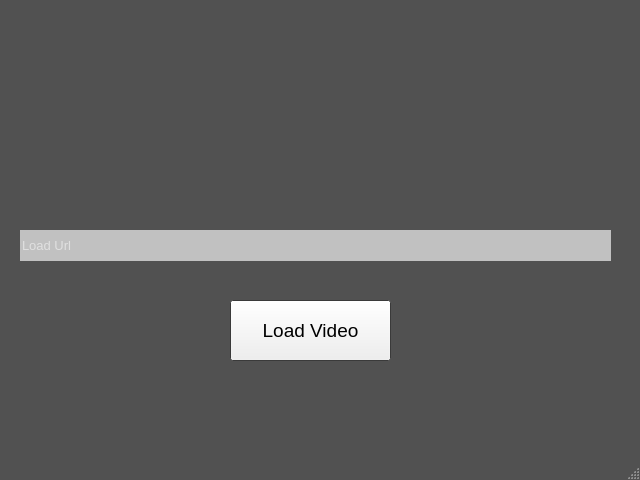
<?xml version="1.0" encoding="UTF-8"?>
<ui version="4.0">
 <class>ScreenLoad</class>
 <widget class="QMainWindow" name="ScreenLoad">
  <property name="enabled">
   <bool>true</bool>
  </property>
  <property name="sizePolicy">
   <sizepolicy hsizetype="Preferred" vsizetype="Preferred">
    <horstretch>0</horstretch>
    <verstretch>0</verstretch>
   </sizepolicy>
  </property>
  <property name="minimumSize">
   <size>
    <width>640</width>
    <height>480</height>
   </size>
  </property>
  <property name="maximumSize">
   <size>
    <width>640</width>
    <height>480</height>
   </size>
  </property>
  <property name="palette">
   <palette>
    <active>
     <colorrole role="Base">
      <brush brushstyle="SolidPattern">
       <color alpha="255">
        <red>255</red>
        <green>255</green>
        <blue>255</blue>
       </color>
      </brush>
     </colorrole>
     <colorrole role="Window">
      <brush brushstyle="SolidPattern">
       <color alpha="255">
        <red>81</red>
        <green>81</green>
        <blue>81</blue>
       </color>
      </brush>
     </colorrole>
    </active>
    <inactive>
     <colorrole role="Base">
      <brush brushstyle="SolidPattern">
       <color alpha="255">
        <red>255</red>
        <green>255</green>
        <blue>255</blue>
       </color>
      </brush>
     </colorrole>
     <colorrole role="Window">
      <brush brushstyle="SolidPattern">
       <color alpha="255">
        <red>81</red>
        <green>81</green>
        <blue>81</blue>
       </color>
      </brush>
     </colorrole>
    </inactive>
    <disabled>
     <colorrole role="Base">
      <brush brushstyle="SolidPattern">
       <color alpha="255">
        <red>81</red>
        <green>81</green>
        <blue>81</blue>
       </color>
      </brush>
     </colorrole>
     <colorrole role="Window">
      <brush brushstyle="SolidPattern">
       <color alpha="255">
        <red>81</red>
        <green>81</green>
        <blue>81</blue>
       </color>
      </brush>
     </colorrole>
    </disabled>
   </palette>
  </property>
  <property name="windowTitle">
   <string>DownloadYT</string>
  </property>
  <property name="animated">
   <bool>false</bool>
  </property>
  <widget class="QWidget" name="centralwidget">
   <property name="enabled">
    <bool>true</bool>
   </property>
   <widget class="QLabel" name="logo">
    <property name="enabled">
     <bool>true</bool>
    </property>
    <property name="geometry">
     <rect>
      <x>120</x>
      <y>30</y>
      <width>371</width>
      <height>101</height>
     </rect>
    </property>
    <property name="sizePolicy">
     <sizepolicy hsizetype="Fixed" vsizetype="Fixed">
      <horstretch>0</horstretch>
      <verstretch>0</verstretch>
     </sizepolicy>
    </property>
    <property name="sizeIncrement">
     <size>
      <width>2</width>
      <height>0</height>
     </size>
    </property>
    <property name="tabletTracking">
     <bool>false</bool>
    </property>
    <property name="frameShape">
     <enum>QFrame::NoFrame</enum>
    </property>
    <property name="text">
     <string/>
    </property>
    <property name="pixmap">
     <pixmap>../../../Pulpit/Logo.png</pixmap>
    </property>
    <property name="scaledContents">
     <bool>true</bool>
    </property>
    <property name="alignment">
     <set>Qt::AlignHCenter|Qt::AlignTop</set>
    </property>
    <property name="margin">
     <number>1</number>
    </property>
   </widget>
   <widget class="QLineEdit" name="lineEdit">
    <property name="geometry">
     <rect>
      <x>20</x>
      <y>230</y>
      <width>591</width>
      <height>31</height>
     </rect>
    </property>
    <property name="palette">
     <palette>
      <active>
       <colorrole role="WindowText">
        <brush brushstyle="SolidPattern">
         <color alpha="255">
          <red>0</red>
          <green>0</green>
          <blue>0</blue>
         </color>
        </brush>
       </colorrole>
       <colorrole role="Button">
        <brush brushstyle="SolidPattern">
         <color alpha="255">
          <red>200</red>
          <green>200</green>
          <blue>200</blue>
         </color>
        </brush>
       </colorrole>
       <colorrole role="Light">
        <brush brushstyle="SolidPattern">
         <color alpha="255">
          <red>197</red>
          <green>255</green>
          <blue>251</blue>
         </color>
        </brush>
       </colorrole>
       <colorrole role="Midlight">
        <brush brushstyle="SolidPattern">
         <color alpha="255">
          <red>227</red>
          <green>227</green>
          <blue>227</blue>
         </color>
        </brush>
       </colorrole>
       <colorrole role="Dark">
        <brush brushstyle="SolidPattern">
         <color alpha="255">
          <red>100</red>
          <green>100</green>
          <blue>100</blue>
         </color>
        </brush>
       </colorrole>
       <colorrole role="Mid">
        <brush brushstyle="SolidPattern">
         <color alpha="255">
          <red>133</red>
          <green>133</green>
          <blue>133</blue>
         </color>
        </brush>
       </colorrole>
       <colorrole role="Text">
        <brush brushstyle="SolidPattern">
         <color alpha="255">
          <red>0</red>
          <green>0</green>
          <blue>0</blue>
         </color>
        </brush>
       </colorrole>
       <colorrole role="BrightText">
        <brush brushstyle="SolidPattern">
         <color alpha="255">
          <red>255</red>
          <green>255</green>
          <blue>255</blue>
         </color>
        </brush>
       </colorrole>
       <colorrole role="ButtonText">
        <brush brushstyle="SolidPattern">
         <color alpha="255">
          <red>0</red>
          <green>0</green>
          <blue>0</blue>
         </color>
        </brush>
       </colorrole>
       <colorrole role="Base">
        <brush brushstyle="SolidPattern">
         <color alpha="255">
          <red>193</red>
          <green>193</green>
          <blue>193</blue>
         </color>
        </brush>
       </colorrole>
       <colorrole role="Window">
        <brush brushstyle="SolidPattern">
         <color alpha="255">
          <red>200</red>
          <green>200</green>
          <blue>200</blue>
         </color>
        </brush>
       </colorrole>
       <colorrole role="Shadow">
        <brush brushstyle="SolidPattern">
         <color alpha="255">
          <red>0</red>
          <green>0</green>
          <blue>0</blue>
         </color>
        </brush>
       </colorrole>
       <colorrole role="AlternateBase">
        <brush brushstyle="SolidPattern">
         <color alpha="255">
          <red>227</red>
          <green>227</green>
          <blue>227</blue>
         </color>
        </brush>
       </colorrole>
       <colorrole role="ToolTipBase">
        <brush brushstyle="SolidPattern">
         <color alpha="255">
          <red>255</red>
          <green>255</green>
          <blue>220</blue>
         </color>
        </brush>
       </colorrole>
       <colorrole role="ToolTipText">
        <brush brushstyle="SolidPattern">
         <color alpha="255">
          <red>0</red>
          <green>0</green>
          <blue>0</blue>
         </color>
        </brush>
       </colorrole>
       <colorrole role="PlaceholderText">
        <brush brushstyle="SolidPattern">
         <color alpha="128">
          <red>255</red>
          <green>255</green>
          <blue>255</blue>
         </color>
        </brush>
       </colorrole>
      </active>
      <inactive>
       <colorrole role="WindowText">
        <brush brushstyle="SolidPattern">
         <color alpha="255">
          <red>0</red>
          <green>0</green>
          <blue>0</blue>
         </color>
        </brush>
       </colorrole>
       <colorrole role="Button">
        <brush brushstyle="SolidPattern">
         <color alpha="255">
          <red>200</red>
          <green>200</green>
          <blue>200</blue>
         </color>
        </brush>
       </colorrole>
       <colorrole role="Light">
        <brush brushstyle="SolidPattern">
         <color alpha="255">
          <red>197</red>
          <green>255</green>
          <blue>251</blue>
         </color>
        </brush>
       </colorrole>
       <colorrole role="Midlight">
        <brush brushstyle="SolidPattern">
         <color alpha="255">
          <red>227</red>
          <green>227</green>
          <blue>227</blue>
         </color>
        </brush>
       </colorrole>
       <colorrole role="Dark">
        <brush brushstyle="SolidPattern">
         <color alpha="255">
          <red>100</red>
          <green>100</green>
          <blue>100</blue>
         </color>
        </brush>
       </colorrole>
       <colorrole role="Mid">
        <brush brushstyle="SolidPattern">
         <color alpha="255">
          <red>133</red>
          <green>133</green>
          <blue>133</blue>
         </color>
        </brush>
       </colorrole>
       <colorrole role="Text">
        <brush brushstyle="SolidPattern">
         <color alpha="255">
          <red>0</red>
          <green>0</green>
          <blue>0</blue>
         </color>
        </brush>
       </colorrole>
       <colorrole role="BrightText">
        <brush brushstyle="SolidPattern">
         <color alpha="255">
          <red>255</red>
          <green>255</green>
          <blue>255</blue>
         </color>
        </brush>
       </colorrole>
       <colorrole role="ButtonText">
        <brush brushstyle="SolidPattern">
         <color alpha="255">
          <red>0</red>
          <green>0</green>
          <blue>0</blue>
         </color>
        </brush>
       </colorrole>
       <colorrole role="Base">
        <brush brushstyle="SolidPattern">
         <color alpha="255">
          <red>193</red>
          <green>193</green>
          <blue>193</blue>
         </color>
        </brush>
       </colorrole>
       <colorrole role="Window">
        <brush brushstyle="SolidPattern">
         <color alpha="255">
          <red>200</red>
          <green>200</green>
          <blue>200</blue>
         </color>
        </brush>
       </colorrole>
       <colorrole role="Shadow">
        <brush brushstyle="SolidPattern">
         <color alpha="255">
          <red>0</red>
          <green>0</green>
          <blue>0</blue>
         </color>
        </brush>
       </colorrole>
       <colorrole role="AlternateBase">
        <brush brushstyle="SolidPattern">
         <color alpha="255">
          <red>227</red>
          <green>227</green>
          <blue>227</blue>
         </color>
        </brush>
       </colorrole>
       <colorrole role="ToolTipBase">
        <brush brushstyle="SolidPattern">
         <color alpha="255">
          <red>255</red>
          <green>255</green>
          <blue>220</blue>
         </color>
        </brush>
       </colorrole>
       <colorrole role="ToolTipText">
        <brush brushstyle="SolidPattern">
         <color alpha="255">
          <red>0</red>
          <green>0</green>
          <blue>0</blue>
         </color>
        </brush>
       </colorrole>
       <colorrole role="PlaceholderText">
        <brush brushstyle="SolidPattern">
         <color alpha="128">
          <red>255</red>
          <green>255</green>
          <blue>255</blue>
         </color>
        </brush>
       </colorrole>
      </inactive>
      <disabled>
       <colorrole role="WindowText">
        <brush brushstyle="SolidPattern">
         <color alpha="255">
          <red>100</red>
          <green>100</green>
          <blue>100</blue>
         </color>
        </brush>
       </colorrole>
       <colorrole role="Button">
        <brush brushstyle="SolidPattern">
         <color alpha="255">
          <red>200</red>
          <green>200</green>
          <blue>200</blue>
         </color>
        </brush>
       </colorrole>
       <colorrole role="Light">
        <brush brushstyle="SolidPattern">
         <color alpha="255">
          <red>197</red>
          <green>255</green>
          <blue>251</blue>
         </color>
        </brush>
       </colorrole>
       <colorrole role="Midlight">
        <brush brushstyle="SolidPattern">
         <color alpha="255">
          <red>227</red>
          <green>227</green>
          <blue>227</blue>
         </color>
        </brush>
       </colorrole>
       <colorrole role="Dark">
        <brush brushstyle="SolidPattern">
         <color alpha="255">
          <red>100</red>
          <green>100</green>
          <blue>100</blue>
         </color>
        </brush>
       </colorrole>
       <colorrole role="Mid">
        <brush brushstyle="SolidPattern">
         <color alpha="255">
          <red>133</red>
          <green>133</green>
          <blue>133</blue>
         </color>
        </brush>
       </colorrole>
       <colorrole role="Text">
        <brush brushstyle="SolidPattern">
         <color alpha="255">
          <red>100</red>
          <green>100</green>
          <blue>100</blue>
         </color>
        </brush>
       </colorrole>
       <colorrole role="BrightText">
        <brush brushstyle="SolidPattern">
         <color alpha="255">
          <red>255</red>
          <green>255</green>
          <blue>255</blue>
         </color>
        </brush>
       </colorrole>
       <colorrole role="ButtonText">
        <brush brushstyle="SolidPattern">
         <color alpha="255">
          <red>100</red>
          <green>100</green>
          <blue>100</blue>
         </color>
        </brush>
       </colorrole>
       <colorrole role="Base">
        <brush brushstyle="SolidPattern">
         <color alpha="255">
          <red>200</red>
          <green>200</green>
          <blue>200</blue>
         </color>
        </brush>
       </colorrole>
       <colorrole role="Window">
        <brush brushstyle="SolidPattern">
         <color alpha="255">
          <red>200</red>
          <green>200</green>
          <blue>200</blue>
         </color>
        </brush>
       </colorrole>
       <colorrole role="Shadow">
        <brush brushstyle="SolidPattern">
         <color alpha="255">
          <red>0</red>
          <green>0</green>
          <blue>0</blue>
         </color>
        </brush>
       </colorrole>
       <colorrole role="AlternateBase">
        <brush brushstyle="SolidPattern">
         <color alpha="255">
          <red>200</red>
          <green>200</green>
          <blue>200</blue>
         </color>
        </brush>
       </colorrole>
       <colorrole role="ToolTipBase">
        <brush brushstyle="SolidPattern">
         <color alpha="255">
          <red>255</red>
          <green>255</green>
          <blue>220</blue>
         </color>
        </brush>
       </colorrole>
       <colorrole role="ToolTipText">
        <brush brushstyle="SolidPattern">
         <color alpha="255">
          <red>0</red>
          <green>0</green>
          <blue>0</blue>
         </color>
        </brush>
       </colorrole>
       <colorrole role="PlaceholderText">
        <brush brushstyle="SolidPattern">
         <color alpha="128">
          <red>255</red>
          <green>255</green>
          <blue>255</blue>
         </color>
        </brush>
       </colorrole>
      </disabled>
     </palette>
    </property>
    <property name="font">
     <font>
      <pointsize>10</pointsize>
     </font>
    </property>
    <property name="frame">
     <bool>false</bool>
    </property>
    <property name="placeholderText">
     <string>Load Url</string>
    </property>
    <property name="clearButtonEnabled">
     <bool>true</bool>
    </property>
   </widget>
   <widget class="QPushButton" name="pushButton">
    <property name="geometry">
     <rect>
      <x>230</x>
      <y>300</y>
      <width>161</width>
      <height>61</height>
     </rect>
    </property>
    <property name="font">
     <font>
      <pointsize>14</pointsize>
     </font>
    </property>
    <property name="text">
     <string>Load Video</string>
    </property>
   </widget>
  </widget>
  <widget class="QMenuBar" name="menubar">
   <property name="geometry">
    <rect>
     <x>0</x>
     <y>0</y>
     <width>640</width>
     <height>26</height>
    </rect>
   </property>
  </widget>
  <widget class="QStatusBar" name="statusbar"/>
 </widget>
 <resources/>
 <connections/>
</ui>
